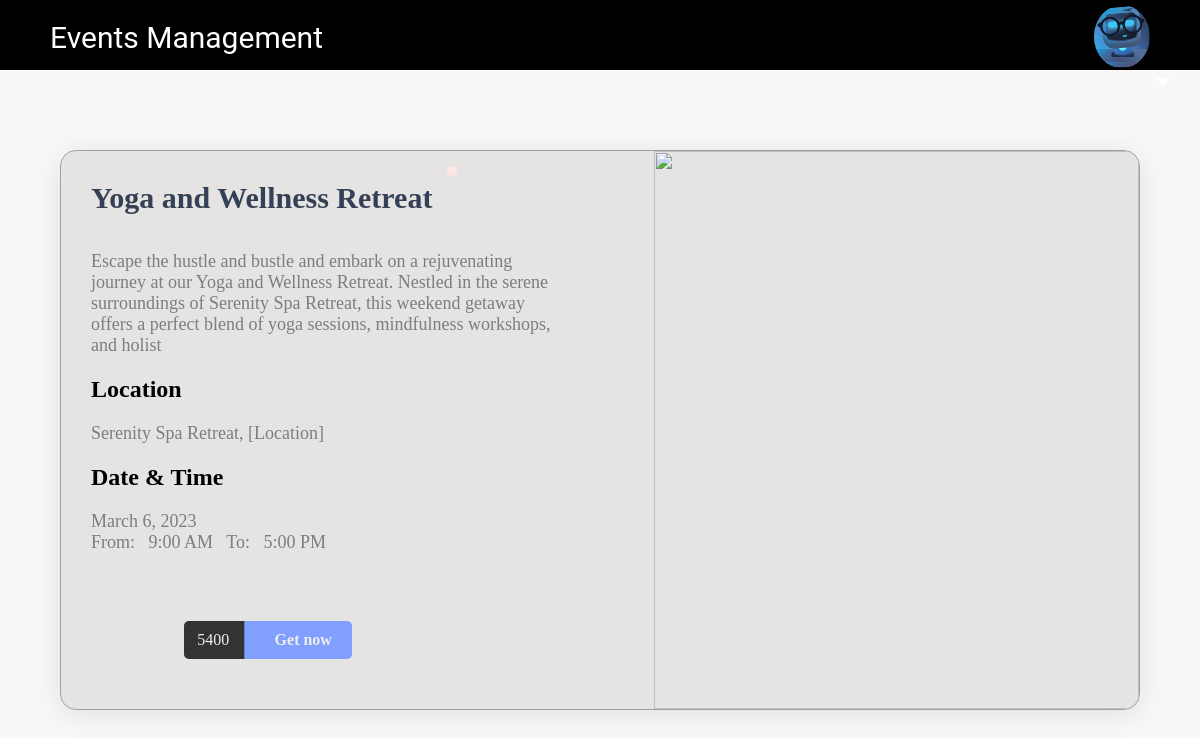
/Attendees/event.php?event=3 (signed in), run on the app's committed database.
### tables this page shows
CREATE TABLE `events` (
  `id` bigint(20) unsigned NOT NULL AUTO_INCREMENT,
  `name` varchar(255) NOT NULL,
  `description` varchar(255) DEFAULT NULL,
  `start_time` varchar(255) NOT NULL,
  `end_time` varchar(255) NOT NULL,
  `location` varchar(255) NOT NULL,
  `date` varchar(255) NOT NULL,
  `image` varchar(255) DEFAULT NULL,
  `pricing` double NOT NULL,
  `available_tickets` int(11) NOT NULL,
  `created_at` timestamp NOT NULL DEFAULT current_timestamp() ON UPDATE current_timestamp(),
  UNIQUE KEY `id` (`id`)
);

### helpers/DbHelpers.php (called while the page is built, shortened)
<?php
function GetRelativePath($path)
{
  $npath = str_replace('\\', '/', $path);
  return str_replace('DOCUMENT_ROOT', '', $npath);
}
require(GetRelativePath(dirname(__FILE__))."../../config/db.conf.php");
class DbHelpers {
  public $db;
  public function __construct($conn) {
    $this->db = $conn;
  }
  public function getSpecifics ($table, $id) {
    $result = mysqli_query($this->db, "SELECT * FROM $table WHERE id = '$id'");
    if ($result) {
      return $result;
    } else {
      return 'table not found';
    }
  }
}
$db_helpers = new DbHelpers($conn);
?>

### Attendees/event.php (the view, shortened to what this page needs)
<?php
    include_once('./topnav.php');
    include('../helpers/DbHelpers.php');
    $event = mysqli_fetch_assoc($db_helpers->getSpecifics('events', $_GET['event']));
    $date = new DateTime($event['date']);
?>
<head>
    <link rel="stylesheet" type="text/css" href="../public/css/events.css">
    <link rel="stylesheet" type="text/css" href="../public/css/styles.css">
</head>
<div id="container">
    <div class="product-details">
        <h1><?= $event['name']?></h1>
        <p class="information"><?= $event['description']?></p>
        <h2>Location</h2>
        <p class="information"><?= $event['location']?></p>
        <h2>Date & Time</h2>
        <p class="information">
            <?=  $date->format("F j, Y")?> <br>
            From: &nbsp; <?= date("g:i A", strtotime($event['start_time'])) ?> &nbsp; To: &nbsp; <?= date("g:i A", strtotime($event['end_time']))?>
        </p>
        <div class="control" id="openModal">
            <button class="btn" name="putAmount">
                <span class="price"><?=$event['pricing']?></span>
                <span class="buy">Get now</span>
            </button>
        </div>
    </div>
    <div class="product-image">
        <img src="https://images.unsplash.com/photo-1606830733744-0ad778449672?ixid=MXwxMjA3fDB8MHxzZWFyY2h8Mzl8fGNocmlzdG1hcyUyMHRyZWV8ZW58MHx8MHw%3D&ixlib=rb-1.2.1&auto=format&fit=crop&w=500&q=60" alt="">
    </div>
</div>

### public/css/styles.css (style rules this page uses)
body { background-color: rgb(249, 248, 246); opacity: 1; margin: auto; }

### public/css/events.css (style rules this page uses)
body { margin: auto; }
html { box-sizing: border-box; -webkit-font-smoothing: antialiased; }
#container { text-align: center; border-radius: 5px; overflow: hidden; margin: 5em auto; height: 70vh; width: 90%; background: rgba(161, 161, 161, 0.222); border-radius: 16px; box-shadow: 0 4px 30px rgba(0, 0, 0, 0.1); backdrop-filter: blur(9.1px); -webkit-backdrop-filter: blur(9.1px); border: 1px solid rgba(161, 161, 161, 1); }
.product-details { position: relative; text-align: left; overflow: hidden; padding: 30px; height: 100%; float: left; width: 50%; }
#container .product-details h1 { display: inline-block; position: relative; font-size: 30px; color: #344055; margin: 0; }
#container .product-details h1:before { position: absolute; content: ''; right: 0%; top: 0%; transform: translate(25px, -15px); font-family: 'Bree Serif', serif; display: inline-block; background: #ffe6e6; border-radius: 5px; font-size: 14px; padding: 5px; color: white; margin: 0; animation: chan-sh 6s ease infinite; }
#container .product-details > p { font-family: 'EB Garamond', serif; text-align: left; font-size: 18px; color: #7d7d7d; }
.control { position: absolute; bottom: 9%; left: 22.8%; }
.btn { transform: translateY(0px); transition: 0.3s linear; background: #809fff; border-radius: 5px; position: relative; overflow: hidden; cursor: pointer; outline: none; border: none; color: #eee; padding: 0; margin: 0; }
.btn span { font-family: 'Farsan', cursive; transition: transform 0.3s; display: inline-block; padding: 10px 20px; font-size: 1.2em; margin:0; }
.btn .price, .shopping-cart { background: #333; border: 0; margin: 0; }
.btn .price { transform: translateX(-10%); padding-right: 15px; }
.btn .buy { z-index: 3; font-weight: bolder; }
.product-image { transition: all 0.3s ease-out; display: inline-block; position: relative; overflow: hidden; height: 100%; float: right; width: 45%; display: inline-block; }
#container img { width: 100%;height: 100%; }

### data on the page
events: name "Yoga and Wellness Retreat", description "Escape the hustle and bustle and embark on a rejuvenating journey at our Yoga and Wellness Retreat. Nestled in the serene surroundings of Serenity Spa Retreat, this weekend getaway offers a perfect blend of yoga sessions, mindfulness workshops, and holist", location "Serenity Spa Retreat, [Location]", date "March 6, 2023", start_time "9:00 AM", end_time "5:00 PM", pricing "5400"
